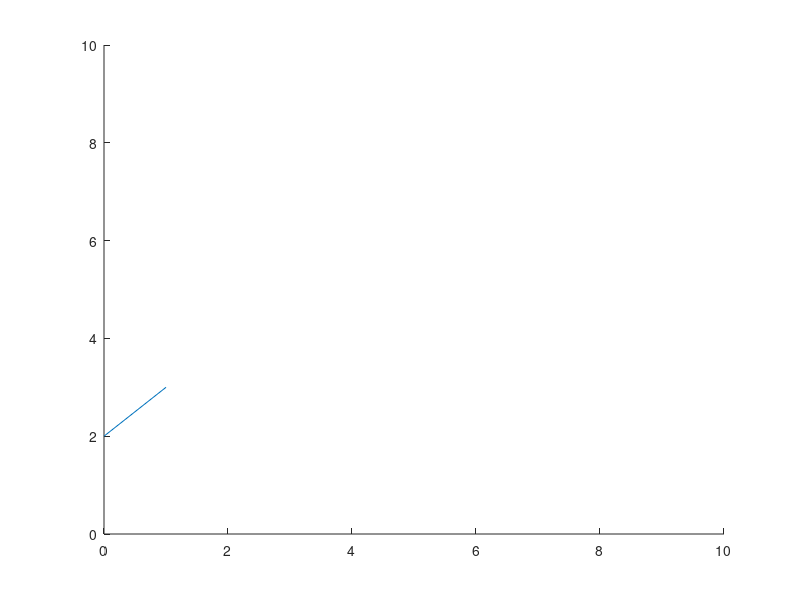

The MATLAB source for this figure:
%{
for j=1:n
          plot_command
          M(j) = getframe;
       end
       movie(M)
%}

%{
x = 1:10
y = x .* x


for t = 1:10
    plot(x, y + t);
    xlim([0, 60])
    ylim([0, 60])
    pause(1)
end
%}

%{
for t = 1:10
    xlim([0, 60])
    ylim([0, 60])
    line([10, 10], [10, 10 + 5*t])

    % final project frame rate
    pause(0.1)
end
%}

% testing 'handles'
xlim([0, 10]);
ylim([0, 10]);
h1 = line([0, 1], [2, 3])
h2 = line([4, 5], [9, 8])
pause(3)
delete(h2)
% matlab does not autoclose